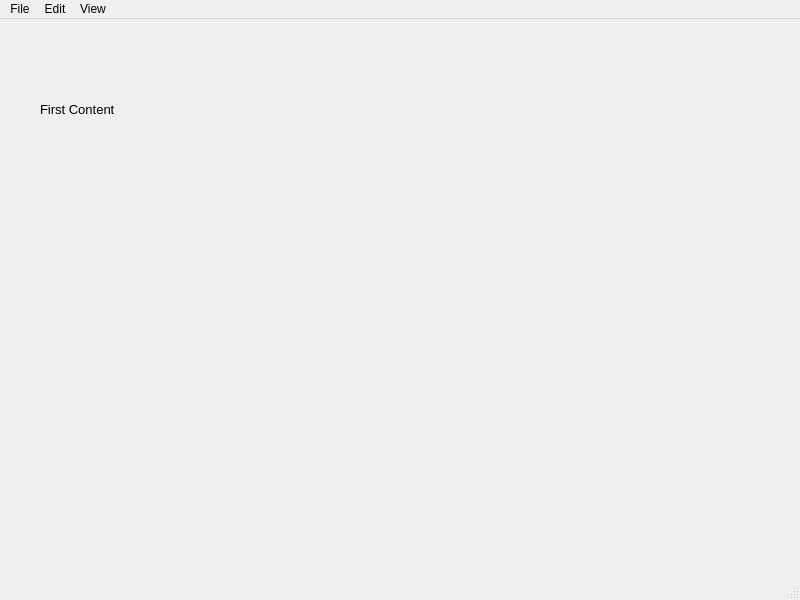
<?xml version="1.0" encoding="UTF-8"?>
<ui version="4.0">
 <class>MainWindow</class>
 <widget class="QMainWindow" name="MainWindow">
  <property name="geometry">
   <rect>
    <x>0</x>
    <y>0</y>
    <width>800</width>
    <height>600</height>
   </rect>
  </property>
  <property name="windowTitle">
   <string>MainWindow</string>
  </property>
  <widget class="QWidget" name="centralwidget">
   <widget class="QLabel" name="label1">
    <property name="geometry">
     <rect>
      <x>40</x>
      <y>60</y>
      <width>101</width>
      <height>61</height>
     </rect>
    </property>
    <property name="font">
     <font>
      <pointsize>10</pointsize>
     </font>
    </property>
    <property name="text">
     <string>First Content</string>
    </property>
   </widget>
  </widget>
  <widget class="QMenuBar" name="menubar">
   <property name="geometry">
    <rect>
     <x>0</x>
     <y>0</y>
     <width>800</width>
     <height>21</height>
    </rect>
   </property>
   <widget class="QMenu" name="menuFile">
    <property name="title">
     <string>File</string>
    </property>
    <addaction name="actionNew_file"/>
    <addaction name="actionSave_file"/>
   </widget>
   <widget class="QMenu" name="menuEdit">
    <property name="title">
     <string>Edit</string>
    </property>
   </widget>
   <widget class="QMenu" name="menuView">
    <property name="title">
     <string>View</string>
    </property>
   </widget>
   <addaction name="menuFile"/>
   <addaction name="menuEdit"/>
   <addaction name="menuView"/>
  </widget>
  <widget class="QStatusBar" name="statusbar"/>
  <action name="actionNew_file">
   <property name="text">
    <string>New file</string>
   </property>
  </action>
  <action name="actionSave_file">
   <property name="text">
    <string>Save file</string>
   </property>
  </action>
 </widget>
 <resources/>
 <connections/>
</ui>
